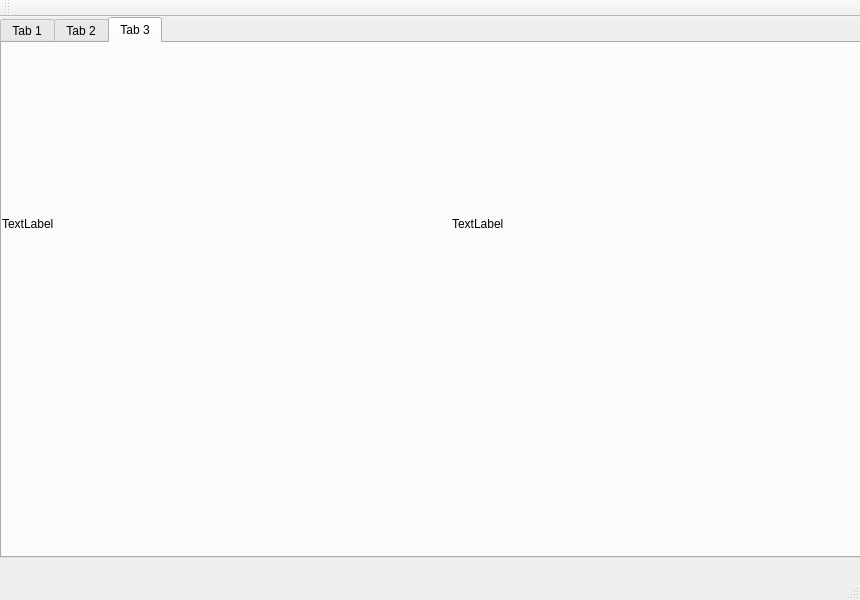
<?xml version="1.0" encoding="UTF-8"?>
<ui version="4.0">
 <class>testNode_MainWindow</class>
 <widget class="QMainWindow" name="testNode_MainWindow">
  <property name="geometry">
   <rect>
    <x>0</x>
    <y>0</y>
    <width>860</width>
    <height>600</height>
   </rect>
  </property>
  <property name="windowTitle">
   <string>testNode_MainWindow</string>
  </property>
  <widget class="QWidget" name="centralWidget">
   <widget class="QTabWidget" name="tabWidget">
    <property name="geometry">
     <rect>
      <x>0</x>
      <y>0</y>
      <width>861</width>
      <height>541</height>
     </rect>
    </property>
    <property name="currentIndex">
     <number>2</number>
    </property>
    <widget class="QWidget" name="tab">
     <attribute name="title">
      <string>Tab 1</string>
     </attribute>
     <widget class="QCheckBox" name="check_Threshold">
      <property name="geometry">
       <rect>
        <x>650</x>
        <y>20</y>
        <width>151</width>
        <height>22</height>
       </rect>
      </property>
      <property name="text">
       <string>handle Threshold</string>
      </property>
     </widget>
     <widget class="QScrollBar" name="threshold_bar">
      <property name="geometry">
       <rect>
        <x>650</x>
        <y>70</y>
        <width>160</width>
        <height>16</height>
       </rect>
      </property>
      <property name="maximum">
       <number>255</number>
      </property>
      <property name="orientation">
       <enum>Qt::Horizontal</enum>
      </property>
     </widget>
     <widget class="QLabel" name="threshold_num">
      <property name="geometry">
       <rect>
        <x>820</x>
        <y>67</y>
        <width>51</width>
        <height>20</height>
       </rect>
      </property>
      <property name="text">
       <string>0</string>
      </property>
     </widget>
     <widget class="QLabel" name="show_camera">
      <property name="geometry">
       <rect>
        <x>0</x>
        <y>0</y>
        <width>640</width>
        <height>480</height>
       </rect>
      </property>
      <property name="text">
       <string>TextLabel</string>
      </property>
     </widget>
    </widget>
    <widget class="QWidget" name="tab_2">
     <attribute name="title">
      <string>Tab 2</string>
     </attribute>
     <widget class="QLabel" name="sub_label">
      <property name="geometry">
       <rect>
        <x>0</x>
        <y>0</y>
        <width>640</width>
        <height>480</height>
       </rect>
      </property>
      <property name="text">
       <string>TextLabel</string>
      </property>
     </widget>
    </widget>
    <widget class="QWidget" name="tab_3">
     <attribute name="title">
      <string>Tab 3</string>
     </attribute>
     <widget class="QLabel" name="camera01">
      <property name="geometry">
       <rect>
        <x>0</x>
        <y>0</y>
        <width>411</width>
        <height>361</height>
       </rect>
      </property>
      <property name="text">
       <string>TextLabel</string>
      </property>
     </widget>
     <widget class="QLabel" name="camera02">
      <property name="geometry">
       <rect>
        <x>450</x>
        <y>0</y>
        <width>401</width>
        <height>361</height>
       </rect>
      </property>
      <property name="text">
       <string>TextLabel</string>
      </property>
     </widget>
    </widget>
   </widget>
  </widget>
  <widget class="QMenuBar" name="menuBar">
   <property name="geometry">
    <rect>
     <x>0</x>
     <y>0</y>
     <width>860</width>
     <height>25</height>
    </rect>
   </property>
  </widget>
  <widget class="QToolBar" name="mainToolBar">
   <attribute name="toolBarArea">
    <enum>TopToolBarArea</enum>
   </attribute>
   <attribute name="toolBarBreak">
    <bool>false</bool>
   </attribute>
  </widget>
  <widget class="QStatusBar" name="statusBar"/>
 </widget>
 <layoutdefault spacing="6" margin="11"/>
 <resources/>
 <connections/>
</ui>
